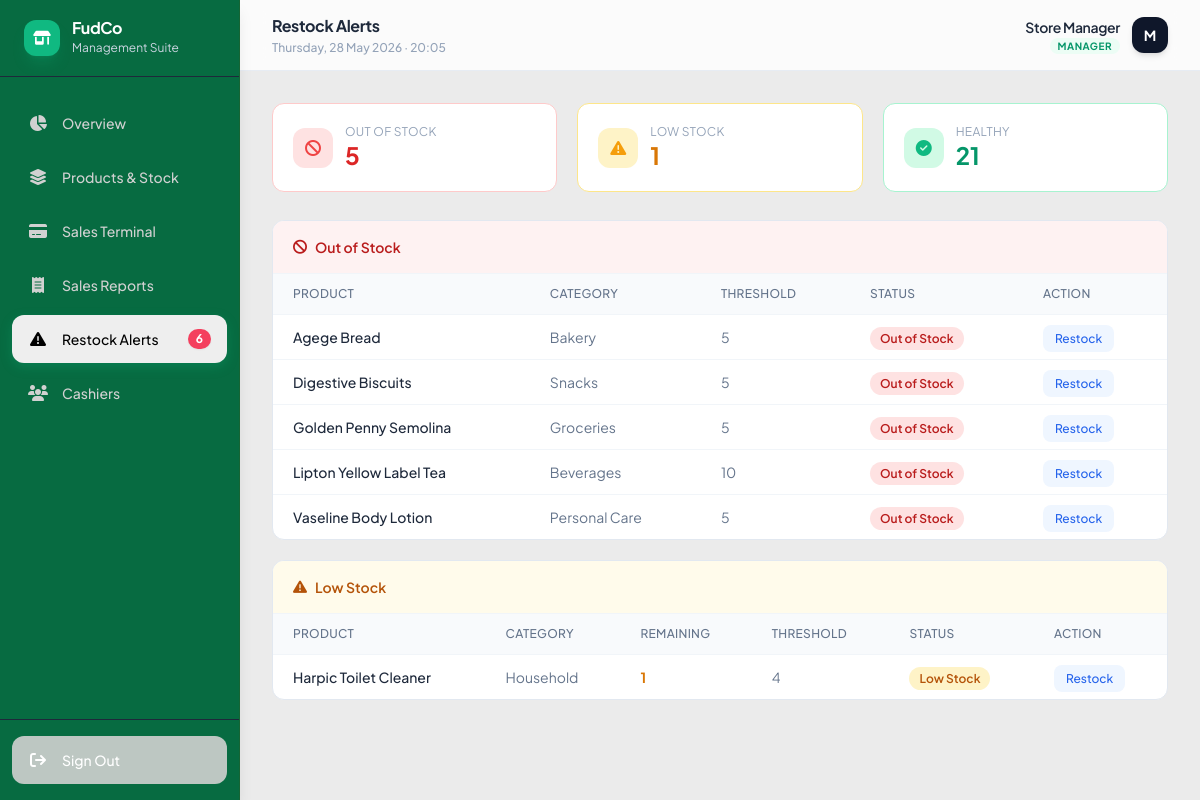
/restock-alerts/ (signed in), run on an earlier commit of the app's database.
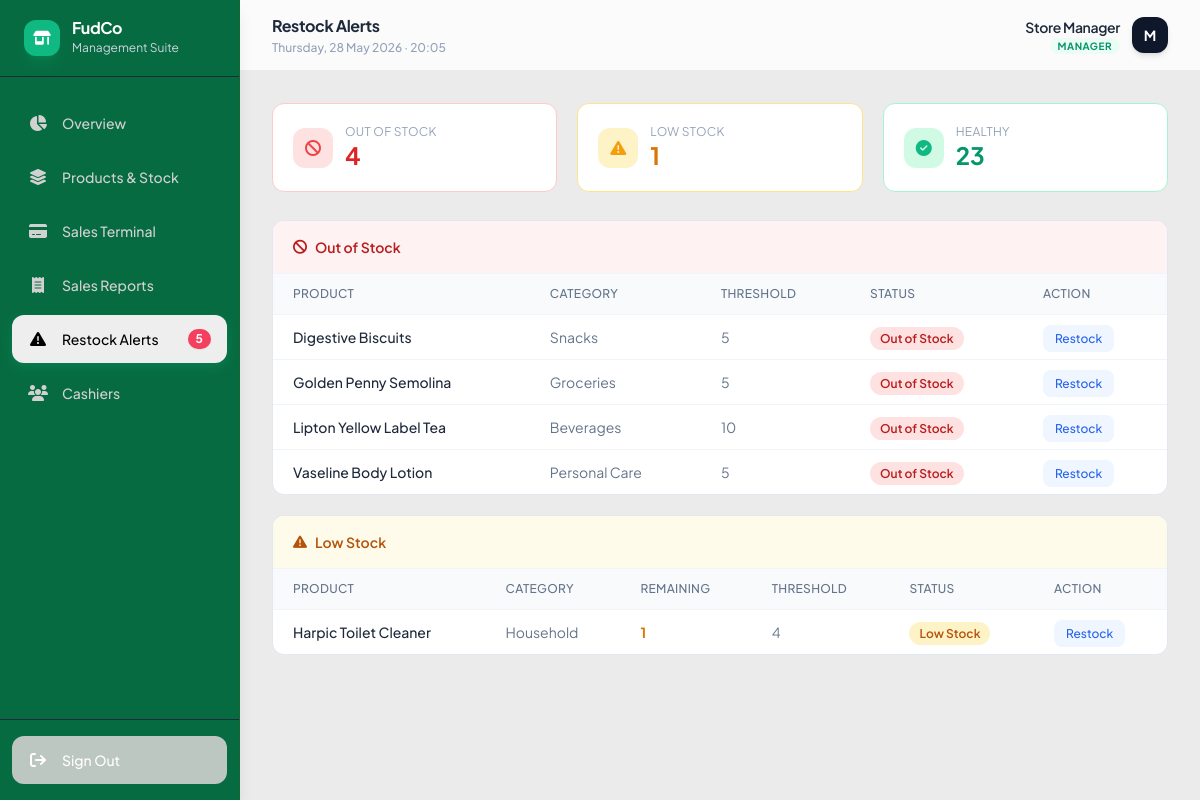
And on a later commit of the database.
### store/models.py (models this page shows, shortened)
class Product(models.Model):
    name               = models.CharField(max_length=200)
    category           = models.CharField(max_length=50, choices=CATEGORY_CHOICES, default='other')
    price              = models.DecimalField(max_digits=10, decimal_places=2)
    quantity           = models.PositiveIntegerField(default=0)
    restock_threshold  = models.PositiveIntegerField(default=5)
    image              = models.ImageField(upload_to='products/', blank=True, null=True)
    created_at         = models.DateTimeField(auto_now_add=True)
    updated_at         = models.DateTimeField(auto_now=True)
    class Meta:
        ordering = ['name']

### store/views.py (the view)
# urls.py: path('restock-alerts/',             views.restock_alerts, name='restock_alerts'),
@login_required_custom
def restock_alerts(request):
    out_of_stock = Product.objects.filter(quantity=0).order_by('name')
    low_stock    = Product.objects.filter(
                       quantity__gt=0,
                       quantity__lte=F('restock_threshold'),
                   ).order_by('quantity')
    healthy      = Product.objects.filter(
                       quantity__gt=F('restock_threshold')
                   ).count()
    context = {
        'out_of_stock':    out_of_stock,
        'low_stock':       low_stock,
        'healthy_count':   healthy,
        'low_stock_count': out_of_stock.count() + low_stock.count(),
    }
    return render(request, 'store/restock_alerts.html', context)

### store/models.py (called while the page is built)
    def is_manager(self):
        return self.role == 'manager'

### templates/store/restock_alerts.html (shortened to what the changed rows need)
{% extends 'base.html' %}
{% block nav_alerts %}active{% endblock %}
{% block page_title %}Restock Alerts{% endblock %}
{% block content %}
<div class="grid grid-cols-3 gap-3 md:gap-5 mb-5 md:mb-7">
  <div class="bg-white rounded-xl border border-red-200 p-3 md:p-5">
    <div class="flex items-center gap-2 md:gap-3">
      <div class="min-w-0">
        <p class="text-slate-400 text-xs uppercase tracking-wide leading-tight">Out of Stock</p>
        <p class="text-xl md:text-2xl font-bold text-red-600">{{ out_of_stock.count }}</p>
      </div>
    </div>
  </div>
  <div class="bg-white rounded-xl border border-emerald-200 p-3 md:p-5">
    <div class="flex items-center gap-2 md:gap-3">
      <div class="min-w-0">
        <p class="text-slate-400 text-xs uppercase tracking-wide leading-tight">Healthy</p>
        <p class="text-xl md:text-2xl font-bold text-emerald-600">{{ healthy_count }}</p>
      </div>
    </div>
  </div>
</div>
{% if out_of_stock %}
<div class="bg-white rounded-xl border border-slate-200 overflow-hidden mb-4 md:mb-5">
  <div class="overflow-x-auto">
    <table class="w-full text-sm min-w-[480px]">
      <thead>
        <tr class="bg-slate-50 text-slate-500 text-xs uppercase tracking-wide border-b border-slate-100">
          <th class="px-4 md:px-5 py-3 text-left font-medium">Product</th>
          <th class="px-4 md:px-5 py-3 text-left font-medium">Category</th>
          <th class="px-4 md:px-5 py-3 text-left font-medium">Threshold</th>
          <th class="px-4 md:px-5 py-3 text-left font-medium">Status</th>
          {% if request.user.profile.is_manager %}
          <th class="px-4 md:px-5 py-3 text-left font-medium">Action</th>
          {% endif %}
        </tr>
      </thead>
      <tbody class="divide-y divide-slate-100">
        {% for product in out_of_stock %}
        <tr class="hover:bg-slate-50">
          <td class="px-4 md:px-5 py-3 font-medium text-slate-800">{{ product.name }}</td>
          <td class="px-4 md:px-5 py-3 text-slate-500 capitalize">{{ product.get_category_display }}</td>
          <td class="px-4 md:px-5 py-3 text-slate-500">{{ product.restock_threshold }}</td>
          <td class="px-4 md:px-5 py-3">
            <span class="bg-red-100 text-red-700 text-xs font-semibold px-2.5 py-1 rounded-full">
              Out of Stock
            </span>
          </td>
          {% if request.user.profile.is_manager %}
          <td class="px-4 md:px-5 py-3">
            <a href="{% url 'store:product_edit' product.pk %}"
               class="text-xs font-medium text-blue-600 bg-blue-50 hover:bg-blue-100
                      px-3 py-1.5 rounded-lg transition-colors">
              Restock
            </a>
          </td>
          {% endif %}
        </tr>
        {% endfor %}
      </tbody>
    </table>
  </div>
</div>
{% endif %}
{% if low_stock %}
<div class="bg-white rounded-xl border border-slate-200 overflow-hidden">
  <div class="overflow-x-auto">
    <table class="w-full text-sm min-w-[520px]">
      <thead>
        <tr class="bg-slate-50 text-slate-500 text-xs uppercase tracking-wide border-b border-slate-100">
          <th class="px-4 md:px-5 py-3 text-left font-medium">Product</th>
          <th class="px-4 md:px-5 py-3 text-left font-medium">Category</th>
          <th class="px-4 md:px-5 py-3 text-left font-medium">Remaining</th>
          <th class="px-4 md:px-5 py-3 text-left font-medium">Threshold</th>
          <th class="px-4 md:px-5 py-3 text-left font-medium">Status</th>
          {% if request.user.profile.is_manager %}
          <th class="px-4 md:px-5 py-3 text-left font-medium">Action</th>
          {% endif %}
        </tr>
      </thead>
      <tbody class="divide-y divide-slate-100">
        {% for product in low_stock %}
        <tr class="hover:bg-slate-50">
          <td class="px-4 md:px-5 py-3 font-medium text-slate-800">{{ product.name }}</td>
          <td class="px-4 md:px-5 py-3 text-slate-500 capitalize">{{ product.get_category_display }}</td>
          <td class="px-4 md:px-5 py-3 font-bold text-amber-600">{{ product.quantity }}</td>
          <td class="px-4 md:px-5 py-3 text-slate-500">{{ product.restock_threshold }}</td>
          <td class="px-4 md:px-5 py-3">
            <span class="bg-amber-100 text-amber-700 text-xs font-semibold px-2.5 py-1 rounded-full">
              Low Stock
            </span>
          </td>
          {% if request.user.profile.is_manager %}
          <td class="px-4 md:px-5 py-3">
            <a href="{% url 'store:product_edit' product.pk %}"
               class="text-xs font-medium text-blue-600 bg-blue-50 hover:bg-blue-100
                      px-3 py-1.5 rounded-lg transition-colors">
              Restock
            </a>
          </td>
          {% endif %}
        </tr>
        {% endfor %}
      </tbody>
    </table>
  </div>
</div>
{% endif %}
{% endblock %}

### templates/base.html (shortened to what the changed rows need)
<!DOCTYPE html>
<html lang="en">
<head>
  <script src="https://cdn.tailwindcss.com"></script>
  <link rel="stylesheet" href="https://cdnjs.cloudflare.com/ajax/libs/font-awesome/6.5.0/css/all.min.css"/>
</head>
<body class="bg-[#EBEBEB] text-slate-900 min-h-screen flex flex-col md:flex-row">
  <aside
  id="sidebar"
  class="hidden md:flex flex-col fixed top-0 left-0 z-30 min-h-screen bg-[#076B41] w-16 lg:w-60 border-r border-green-800 green-200/80 shadow-lg"
>
    <div class="px-3 lg:px-6 py-5 border-b border-slate-800 flex items-center gap-3 overflow-hidden">
      <div class="hidden lg:block">
        <h1 class="text-white font-bold text-base tracking-tight leading-none">FudCo</h1>
      </div>
    </div>
    <nav class="flex-1 px-2 lg:px-3 py-4 space-y-1.5 flex flex-col items-center lg:items-stretch">
      <a href="{% url 'store:restock_alerts' %}" class="sidebar-link hidden lg:flex {% block nav_alerts %}{% endblock %}">
        <i class="fa-solid fa-triangle-exclamation w-5 text-center text-base"></i> Restock Alerts
        {% if low_stock_count %}
          <span class="ml-auto bg-rose-500 text-white text-xs font-bold px-2 py-0.5 rounded-xl shadow-sm">
            {{ low_stock_count }}
          </span>
        {% endif %}
      </a>
    </nav>
  </aside>
  <div class="ml-0 md:ml-16 lg:ml-60 flex-1 flex flex-col min-h-screen pb-16 md:pb-0">
    <header class="bg-white/80 backdrop-blur-md border-b border-slate-200/80 px-4 md:px-8 py-3.5 flex items-center justify-between sticky top-0 z-20">
      <div class="min-w-0">
        <h2 class="text-slate-800 font-bold text-sm md:text-base tracking-tight truncate">
          {% block page_title %}Dashboard{% endblock %}
        </h2>
      </div>
    </header>
    <main class="flex-1 p-4 md:p-6 lg:p-8 max-w-[1600px] w-full mx-auto">
      {% block content %}{% endblock %}
    </main>
  </div>
</body>
</html>

What changed in the data, as far as the page shows it:
no longer on this page (row edited): Product: name "Agege Bread", category "Bakery", restock_threshold "5", shown under "Out of Stock"
Also different on the page:
{{ low_stock_count }}: "6" → "5"
{{ out_of_stock.count }}: "5" → "4"
{{ healthy_count }}: "21" → "23"
